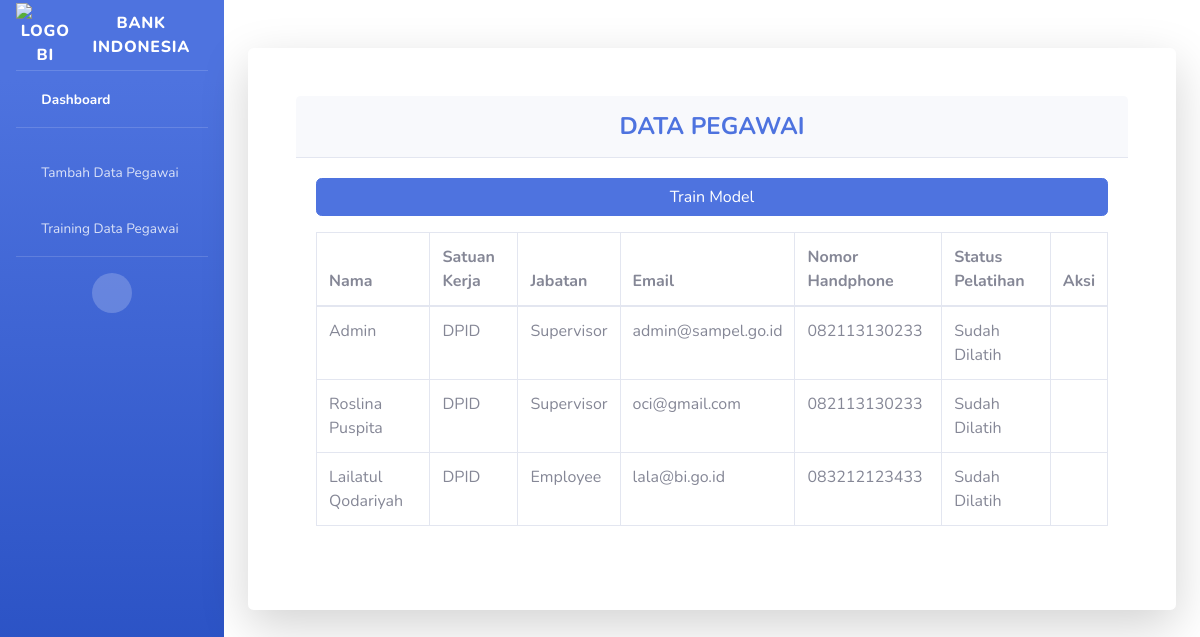
Page /train_data (signed in) on the committed database.
### app/models.py (models this page shows)
class Employee(models.Model):
    ROLE_CHOICES = [
        ('supervisor', 'Supervisor'),
        ('employee', 'Employee'),
    ]
    name = models.CharField(max_length=100)
    role = models.CharField(max_length=20, choices=ROLE_CHOICES)
    email = models.EmailField()
    address = models.CharField(max_length=255)
    username = models.CharField(max_length=50, unique=True)
    password = models.CharField(max_length=128)
    satker = models.CharField(max_length=50)  # Perbaiki di sini
    jabatan = models.CharField(max_length=50)
    birthday = models.DateField()
    nip = models.CharField(max_length=18)
    phone = models.CharField(max_length=15)
    is_trained = models.BooleanField(default=False)
    last_login = models.DateTimeField(null=True, blank=True)
    class Meta:
        indexes = [
            models.Index(fields=['username']),
            models.Index(fields=['role']),
        ]

### app/views.py (the view)
# urls.py: path('train_data', views.train_data, name='train_data'),
@supervisor_required
def train_data(request):
    employees = Employee.objects.all().annotate(
        has_photos=Exists(UploadedPhoto.objects.filter(employee=OuterRef('pk')))
    )
    return render(request, "train_data.html", {'employees': employees})

### templates/train_data.html (shortened to what this page needs)
{% load static %}
{% load custom_filters %}
<!DOCTYPE html>
<html lang="en">
<head>
    <link href="{% static 'vendor/fontawesome-free/css/all.min.css' %}" rel="stylesheet" type="text/css">
    <link href="{% static 'css/sb-admin-2.min.css' %}" rel="stylesheet">
</head>
<body>
        {% include 'sidebar.html' %}
        {%block content%}
                    <div class="container">
                        <div class="card o-hidden border-0 shadow-lg my-5 card-center">
                            <div class="card-body p-5">
                        <div class="card-header py-3 text-center">
                            <h6 class="m-0 font-weight-bold text-primary" style="font-size: 24px;">DATA PEGAWAI</h6>
                        </div>
                        <div class="card-body">
                            <div class="mb-3">
                                <button id="trainModelBtn" class="btn btn-primary btn-block" style="width: 100%;">Train Model</button>
                            </div>
                            <div class="table-responsive">
                                <table class="table table-bordered" id="dataTable" width="100%" cellspacing="0">
                                    <thead>
                                        <tr>
                                            <th>Nama</th>
                                            <th>Satuan Kerja</th>
                                            <th>Jabatan</th>
                                            <th>Email</th>
                                            <th>Nomor Handphone</th>
                                            <th>Status Pelatihan</th>
                                            <th>Aksi</th>
                                        </tr>
                                    </thead>
                                    <tbody>
                                        {% for employee in employees %}
                                        <tr>
                                            <td>{{ employee.name }}</td>
                                            <td>{{ employee.satker }}</td>
                                            <td>{{ employee.jabatan }}</td>
                                            <td>{{ employee.email }}</td>
                                            <td>{{ employee.phone }}</td>
                                            <td class="training-status" data-employee-id="{{ employee.id }}">
                                                {% if employee.is_trained %}
                                                Sudah Dilatih
                                                {% else %}
                                                Belum Dilatih
                                                {% endif %}
                                            </td>
                                            <td class="text-center">
                                                <a href="#" class="text-danger delete-employee" data-employee-id="{{ employee.id }}">
                                                    <i class="fas fa-trash"></i>
                                                </a>
                                            </td>
                                        </tr>
                                        {% empty %}
                                        <tr>
                                            <td colspan="7">Tidak ada data pegawai.</td>
                                        </tr>
                                        {% endfor %}
                                    </tbody>
                                </table>
                            </div>
                        </div>
                    </div>
                </div>
            </div>
</body>
</html>
{%endblock%}

### templates/sidebar.html (shortened to what this page needs)
{% load static %}
<!DOCTYPE html>
<html lang="en">
<head>
    <link href="{% static 'vendor/fontawesome-free/css/all.min.css' %}" rel="stylesheet" type="text/css">
    <link href="{% static 'css/sb-admin-2.min.css' %}" rel="stylesheet">
</head>
<body id="page-top">
    <div id="wrapper">
        <ul class="navbar-nav bg-gradient-primary sidebar sidebar-dark accordion" id="accordionSidebar">
            <a class="sidebar-brand d-flex align-items-center justify-content-center" href="index.html">
                <div class="sidebar-brand-icon">
                    <img src="{% static 'img/logo-bi.svg' %}" alt="Logo BI" style="width: 40px; height: 40px;">
                </div>
                <div class="sidebar-brand-text mx-3">Bank Indonesia</div>
            </a>
            <hr class="sidebar-divider my-0">
            <li class="nav-item active">
                <a class="nav-link" href="{% url 'index' %}">
                    <i class="fas fa-fw fa-tachometer-alt"></i>
                    <span>Dashboard</span></a>
            </li>
            <hr class="sidebar-divider">
            <li class="nav-item">
                <a class="nav-link" href="{% url 'add_user' %}">
                    <i class="fas fa-fw fa-user-plus"></i>
                    <span>Tambah Data Pegawai</span></a>
            </li>
            <li class="nav-item">
                <a class="nav-link" href="{% url 'train_data' %}">
                    <i class="fas fa-fw fa-brain"></i>
                    <span>Training Data Pegawai</span></a>
            </li>
            <hr class="sidebar-divider d-none d-md-block">
            <div class="text-center d-none d-md-inline">
                <button class="rounded-circle border-0" id="sidebarToggle"></button>
            </div>
        </ul>
</body>
</html>

### rows in the picture
Employee: name "Admin", satker "DPID", jabatan "Supervisor", email "admin@sampel.go.id", phone "082113130233", is_trained "Sudah Dilatih"
Employee: name "Roslina Puspita", satker "DPID", jabatan "Supervisor", email "oci@gmail.com", phone "082113130233", is_trained "Sudah Dilatih"
Employee: name "Lailatul Qodariyah", satker "DPID", jabatan "Employee", email "lala@bi.go.id", phone "083212123433", is_trained "Sudah Dilatih"
